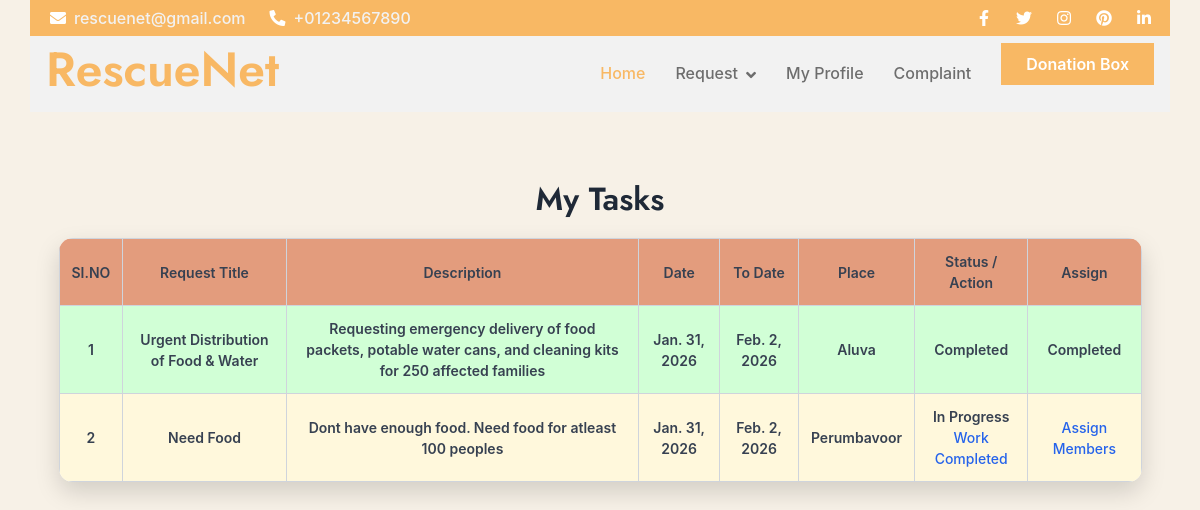
/Volunteer/ViewMyTask/ (signed in), run on an earlier commit of the app's database.
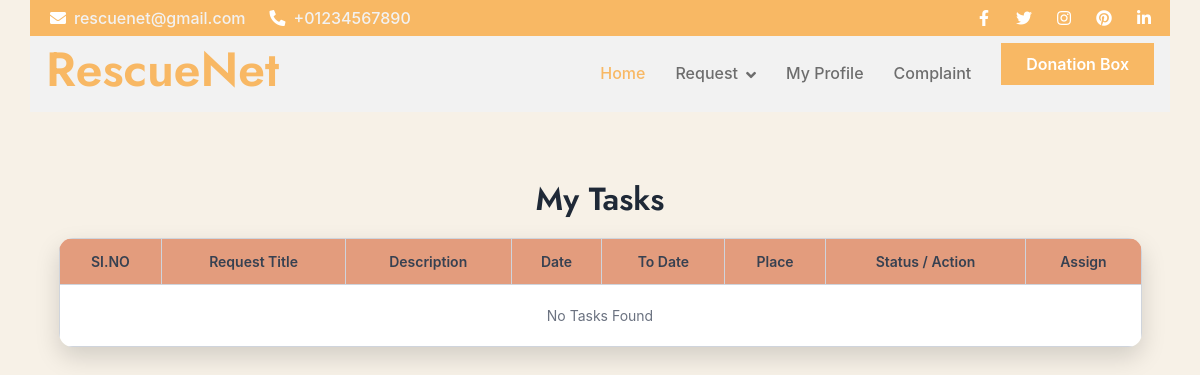
And on a later commit of the database.
### Volunteer/models.py (models this page shows)
class tbl_response(models.Model):
    response_date=models.DateField(auto_now_add=True)
    response_status=models.IntegerField(default=0)
    volunteer_id=models.ForeignKey(tbl_volunteer,on_delete=models.CASCADE)
    request_id=models.ForeignKey(tbl_request,on_delete=models.CASCADE)

### User/models.py (models this page shows)
class tbl_request(models.Model):
    request_title = models.CharField(max_length=50)
    request_content = models.CharField(max_length=100)
    request_date = models.DateField(auto_now_add=True)
    request_todate = models.DateField()
    request_status = models.IntegerField(default=0)
    request_type = models.IntegerField(default=0)
    place_id = models.ForeignKey(tbl_place, on_delete=models.CASCADE)
    user_id = models.ForeignKey(tbl_user, on_delete=models.CASCADE)
    request_message = models.CharField(max_length=255, blank=True, null=True)

### Admin/models.py (models this page shows)
class tbl_place(models.Model):
    place_name = models.CharField(max_length=50)
    district = models.ForeignKey(tbl_district,on_delete=models.CASCADE)

### Volunteer/views.py (the view)
# urls.py: path("ViewMyTask/",views.ViewMyTask,name="ViewMyTask"),
def ViewMyTask(request):
    if "vid" not in request.session:
        return redirect("Guest:Login")
    responsedata = tbl_response.objects.filter(
        volunteer_id=request.session["vid"]
    )
    return render(request, 'Volunteer/ViewMyTask.html', {
        'responsedata': responsedata
    })

### Volunteer/Templates/Volunteer/ViewMyTask.html (shortened to what this page needs)
{% extends 'Volunteer/Header.html' %}
{% block content %}
<!DOCTYPE html>
<html lang="en">
<head>
</head>
<body>
<h2>My Tasks</h2>
<table>
    <tr>
        <th>SI.NO</th>
        <th>Request Title</th>
        <th>Description</th>
        <th>Date</th>
        <th>To Date</th>
        <th>Place</th>
        <th>Status / Action</th>
        <th>Assign</th>
    </tr>
    {% for i in responsedata %}
    <tr {% if i.response_status == 2 %}class="in-progress"{% elif i.response_status == 3 %}class="completed"{% endif %}>
        <td>{{ forloop.counter }}</td>
        <td>{{ i.request_id.request_title }}</td>
        <td>{{ i.request_id.request_content }}</td>
        <td>{{ i.request_id.request_date }}</td>
        <td>{{ i.request_id.request_todate }}</td>
        <td>{{ i.request_id.place_id.place_name }}</td>
        <td>
            {% if i.response_status == 0 %}
                Accepted <br>
                <a href="{% url 'Volunteer:InProgress' i.id %}">Start Work</a>
            {% elif i.response_status == 2 %}
                In Progress <br>
                <a href="{% url 'Volunteer:Completed' i.id %}">Work Completed</a>
            {% elif i.response_status == 3 %}
                Completed
            {% else %}
                Pending
            {% endif %}
        </td>
        <td>
            {% if i.response_status != 3 %}
                <a href="{% url 'Volunteer:AssignMembers' i.id %}">Assign Members</a>
            {% else %}
                Completed
            {% endif %}
        </td>
    </tr>
    {% empty %}
    <tr>
        <td colspan="8">No Tasks Found</td>
    </tr>
    {% endfor %}
</table>
</body>
</html>
{% endblock %}

### Volunteer/Templates/Volunteer/Header.html (shortened to what this page needs)
{% load static %}
<!DOCTYPE html>
<html lang="en">
<head>
    <link rel="stylesheet" href="https://use.fontawesome.com/releases/v5.15.4/css/all.css" />
    <link href="https://cdn.jsdelivr.net/npm/bootstrap-icons@1.4.1/font/bootstrap-icons.css" rel="stylesheet">
    <link href="{% static 'Main/lib/owlcarousel/assets/owl.carousel.min.css' %}" rel="stylesheet">
    <link href="{% static 'Main/lib/lightbox/css/lightbox.min.css' %}" rel="stylesheet">
    <link href="{% static 'Main/css/bootstrap.min.css' %}" rel="stylesheet">
    <link href="{% static 'Main/css/style.css' %}" rel="stylesheet">
</head>
<body>
        <div class="container-fluid fixed-top px-0">
            <div class="container px-0">
                <div class="topbar">
                    <div class="row align-items-center justify-content-center">
                        <div class="col-md-8">
                            <div class="topbar-info d-flex flex-wrap">
                                <a href="#" class="text-light me-4"><i class="fas fa-envelope text-white me-2"></i>rescuenet@gmail.com</a>
                                <a href="#" class="text-light"><i class="fas fa-phone-alt text-white me-2"></i>+01234567890</a>
                            </div>
                        </div>
                        <div class="col-md-4">
                            <div class="topbar-icon d-flex align-items-center justify-content-end">
                                <a href="#" class="btn-square text-white me-2"><i class="fab fa-facebook-f"></i></a>
                                <a href="#" class="btn-square text-white me-2"><i class="fab fa-twitter"></i></a>
                                <a href="#" class="btn-square text-white me-2"><i class="fab fa-instagram"></i></a>
                                <a href="#" class="btn-square text-white me-2"><i class="fab fa-pinterest"></i></a>
                                <a href="#" class="btn-square text-white me-0"><i class="fab fa-linkedin-in"></i></a>
                            </div>
                        </div>
                    </div>
                </div>
                <nav class="navbar navbar-light bg-light navbar-expand-xl">
                    <a href="index.html" class="navbar-brand ms-3">
                        <h1 class="text-primary display-5">RescueNet</h1>
                    </a>
                    <div class="collapse navbar-collapse bg-light" id="navbarCollapse">
                        <div class="navbar-nav ms-auto">
                            <a href="index.html" class="nav-item nav-link active">Home</a>
                            <div class="nav-item dropdown">
                                <a href="#" class="nav-link dropdown-toggle" data-bs-toggle="dropdown">Request</a>
                            </div>
                            <a href="{% url 'Volunteer:MyProfile' %}" class="nav-item nav-link">My Profile</a>
                            <a href="{% url 'Volunteer:Complaint' %}" class="nav-item nav-link">Complaint</a>
                        </div>
                        <div class="d-flex align-items-center flex-nowrap pt-xl-0" style="margin-left: 15px;">
                            <a href="{% url 'Volunteer:ViewDonationRequest' %}" class="btn-hover-bg btn btn-primary text-white py-2 px-4 me-3">Donation Box</a>
                        </div>
                    </div>
                </nav>
            </div>
        </div>
    <div style="padding-top: 150px;padding-bottom: 200px;">
        {% block content %}
        {% endblock %}
    </div>
    </body>
</html>

### static/Main/css/style.css (style rules this page uses)
.btn { font-weight: 600; transition: .5s; }
.btn-square { width: 32px; height: 32px; }
.btn-square, .btn-sm-square, .btn-md-square, .btn-lg-square { padding: 0; display: flex; align-items: center; justify-content: center; font-weight: normal; }
.btn-hover-bg { transition: 0.5s; }
.fixed-top .container { transition: 0.5s; }
.topbar { padding: 2px 10px 2px 20px; background: var(--bs-primary) !important; }
.topbar a, .topbar a i { transition: 0.5s; }
.navbar { padding: 0; }
.navbar .navbar-nav .nav-link { padding: 10px 15px; font-size: 16px; transition: .5s; }
.navbar .navbar-nav .nav-link:hover, .navbar .navbar-nav .nav-link.active, .sticky-top.bg-white .navbar .navbar-nav .nav-link:hover, .sticky-top.bg-white .navbar .navbar-nav .nav-link.active { color: var(--bs-primary); }
.navbar .dropdown-toggle::after { border: none; content: "\f107"; font-family: "Font Awesome 5 Free"; font-weight: 600; vertical-align: middle; margin-left: 8px; }
@media (max-width: 1200px) { .navbar .collapse.navbar-collapse .btn-hover-bg.btn { margin-bottom: 20px; } }

### Volunteer/Templates/Volunteer/ViewMyTask.html (style rules this page uses)
body { font-family: "Inter", "Segoe UI", Arial, sans-serif; background-color: #f3eadaa1; padding: 30px; color: #374151; }
h2 { margin-bottom: 20px; font-weight: 600; color: #1f2937; text-align: center; }
table { width: 95%; margin: auto; border-collapse: collapse; background-color: #ffffff; border-radius: 14px; overflow: hidden; box-shadow: 0 10px 25px rgba(0, 0, 0, 0.15); }
th, td { border: 1px solid #cfd4dc; padding: 12px; font-size: 14px; text-align: center; }
th { background-color: #e39c7d; font-weight: 600; }
a { text-decoration: none; color: #2563eb; font-weight: 500; }
td[colspan="8"] { padding: 20px; color: #6b7280; }

What changed in the data, as far as the page shows it:
removed tbl_response: request_id.request_title "Urgent Distribution of Food & Water", request_id.request_content "Requesting emergency delivery of food packets, potable water cans, and cleaning kits for 250 affected families", request_id.request_date "Jan. 31, 2026", request_id.request_todate "Feb. 2, 2026", request_id.place_id.place_name "Aluva", response_status "Completed"
removed tbl_response: request_id.request_title "Need Food", request_id.request_content "Dont have enough food. Need food for atleast 100 peoples", request_id.request_date "Jan. 31, 2026", request_id.request_todate "Feb. 2, 2026", request_id.place_id.place_name "Perumbavoor", response_status "In Progress"
Also different on the page:
text now shown: "No Tasks Found"
